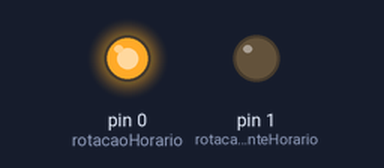
Bench run of a sketch on a simulated Arduino Uno, built with avr-gcc and run on an emulated ATmega328P. On the bench: output pins drawn as LEDs (lit = HIGH).

Above: at 0.1 s.
At 60.1 s:
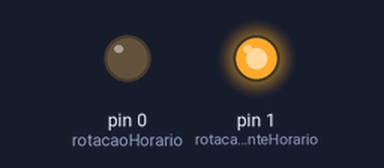
Timing chart, 0 to 121.5 s (numbered marks = the images above):
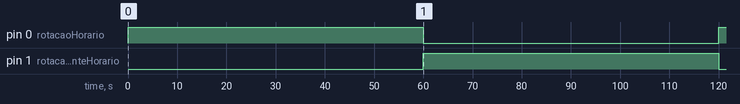

Measured:
- by itself, pin 0 (rotacaoHorario): LOW → HIGH at 0.00 s, → LOW 60.0 s later, → HIGH 60.0 s later
- by itself, pin 1 (rotacaoAnteHorario): LOW → HIGH at 60.0 s, → LOW 60.0 s later

The sketch:

motor-h-3.ino
```cpp
/***************************************************************************
****************************************************************************
** CENTRO DE ENSINO PROFISSIONALIZANTE - CEP                              **
** ESCOLA TÉCNICA DE BRASÍLIA - ETB                                       **
** PROFESSOR: SANDOVAL                                                    **
**                                                                        **
** PROJETO: ACIONAR MOTOR DC PARA AMBOS OS LADOS                          **
** ALUNOS:  FRANCISCO DE ASSIS DA ROCHA CAMPOS - 17177-8                  **
**          NAILTON SOUSA DE OLIVEIRA - 17286-3                           **
**          PEDRO DE SANTANA SILVA - 17301-0                              **
** TURMA: 3ºL Noturno Data inicial: 10/04/2018 Data final: 30/04/2018     **
****************************************************************************
***************************************************************************/
// Declaração das bibliotecas

// Definição das variáveis

int rotacaoHorario = 0; // pino para rotação horário

int rotacaoAnteHorario = 1; // pino para rotação ant-horário

void setup() { // Setup básico para definição dos tipos de pinos
  pinMode(rotacaoHorario, OUTPUT); // Define como saída
  pinMode(rotacaoAnteHorario, OUTPUT); // Define como saída

  digitalWrite(rotacaoHorario, LOW); // Inicia desligado
  digitalWrite(rotacaoAnteHorario, LOW); // Inicia desligado
}

void loop() { // Programa propriamente dito

  digitalWrite(rotacaoHorario, HIGH); //Liga o motor em sentido horário

  digitalWrite(rotacaoAnteHorario, LOW); // Manda corrente negativa/desligada para o sentido oposto

  delay(60000); // Aguarda 1 minuto em milissegundos

  digitalWrite(rotacaoHorario, LOW); // Desligar motor
  digitalWrite(rotacaoAnteHorario, LOW); // Desligar motor

  digitalWrite(rotacaoAnteHorario, HIGH); //Liga o motor em sentido horário

  digitalWrite(rotacaoHorario, LOW); // Manda corrente negativa/desligada para o sentido oposto

  delay(60000); // Aguarda 1 minuto em milissegundos

  digitalWrite(rotacaoHorario, LOW); // Desligar motor
  digitalWrite(rotacaoAnteHorario, LOW); // Desligar motor

}
```
